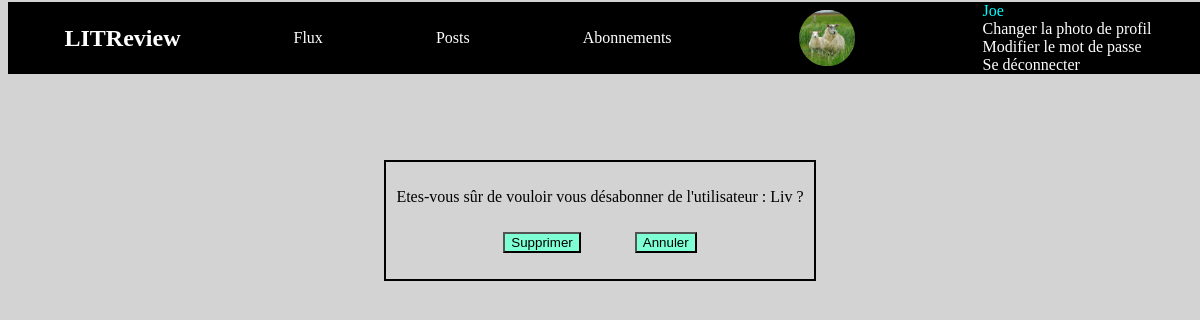
The page /unsubscribe/42 (signed in) on the database its author committed.
### authentication/models.py (models this page shows)
class User(AbstractUser):
    profile_photo = models.ImageField(verbose_name='Photo de profil')

### critics/models.py (models this page shows)
class UserFollows(models.Model):
    user = models.ForeignKey(
        to=settings.AUTH_USER_MODEL,
        on_delete=models.CASCADE,
        related_name='following')
    followed_user = models.ForeignKey(to=settings.AUTH_USER_MODEL,
                                      on_delete=models.CASCADE,
                                      related_name='followed_by')
    class Meta:
        unique_together = ('user', 'followed_user', )

### critics/views.py (the view)
# urls.py: path('unsubscribe/<int:user_id>', critics.views.unsubscribe,
@login_required()
def unsubscribe(request, user_id):
    follow = get_object_or_404(UserFollows, id=user_id)
    if request.method == "POST":
        follow.delete()
        return redirect("subscribe")
    return render(request, "critics/unsubscribe.html", {"follow": follow})

### critics/templates/critics/unsubscribe.html (shortened to what this page needs)
{% extends '../base.html' %}
{% block content %}
<section class="forms">
    <p>Etes-vous sûr de vouloir vous désabonner de l'utilisateur :  {{ follow.followed_user }} ?</p>
    <form action="" method="post">
        <div class="delete_management">
            <input type="submit" value="Supprimer">
            <button><a href="{% url 'subscribe' %}">Annuler</a></button>
        </div>
    </form>
</section>
{% endblock %}

### templates/base.html (shortened to what this page needs)
{% load static %}
<html>
    <head>
        <link rel="stylesheet" href="{% static 'critics/styles.css' %}" />
    </head>
    <header>
        <nav> <h1>LITReview</h1>
            {% if user.is_authenticated %}
            <a href="/flux">Flux</a>
            <a href="/posts">Posts</a>
            <a href="/subscribe">Abonnements</a>
            <div>
                {% if request.user.profile_photo %}
                    <img class="profile-photo" src="{{ request.user.profile_photo.url }}" alt="">
                {% else %}
                    <i class="fa-solid fa-circle-user fa-5x"></i>
                {% endif %}
            </div>
            <div class="account_management">
                <div class="display_username">{{ request.user }}</div>
                <a href="{% url 'profile-photo' %}">Changer la photo de profil</a>
                <a href="{% url 'new_password' %}">Modifier le mot de passe</a>
                <a href="{% url 'logout' %}">Se déconnecter</a>
            </div>
        </nav>
        {% endif %}
    </header>
    <body>
        {% block content %}{% endblock %}
    </body>
</html>

### critics/static/critics/styles.css (style rules this page uses)
header { position:fixed; top:2px; height:80px; width:100%; }
body { margin-top:160px; display: flex; flex-direction: column; color: black; background-color: lightgrey; }
nav { display:flex; justify-content: space-around; align-items:center; background-color: black; color: white; }
nav a { color: white; text-decoration: none; }
.account_management { display:flex; flex-direction: column; }
.display_username { color:cyan; }
.forms { display: flex; flex-direction: column; align-items: center; margin: auto; border: 2px black solid; padding: 10px; width:auto; }
.forms form { display:flex; flex-direction: column; align-items:center; }
.forms button { background-color: aquamarine; margin-left:50px; width:fit-content; }
.profile-photo { width : 85px; clip-path: ellipse(33% 50%); }
.delete_management button, .delete_management input { background-color: aquamarine; margin-top: 10px; margin-left:25px; margin-right: 25px; }
.delete_management a { text-decoration: none; color: black; }

### rows shown on the page
User: user.profile_photo (picture), user "Joe"
UserFollows: followed_user "Liv"
